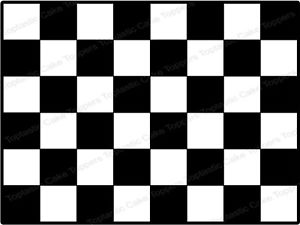
#> input picture check.jpg, 300 x 225 px
$ jupyter execute --allow-errors image_ex_02.ipynb
#> lines starting #> are read from the running program, lines starting #| are printed output that depends on the picture; after the words box and inside, x2 and y2 are one past the last pixel; in counts of white or black regions, pixels touching at a corner belong together
[cell 1]
import cv2
import numpy as np

[cell 2]
filename = "check.jpg" # harris corner
img = cv2.imread(filename, 0)
#> img is the input picture: shape (225, 300); min 0, max 255, mean 119.3
# gray = cv2.cvtColor(img, cv2.COLOR_GRAY2RGB)
# gray = cv2.cvtColor(img, cv2.COLOR_BGR2GRAY)

gray = np.float32(img)
dst = cv2.cornerHarris(gray,2,3,0.04)
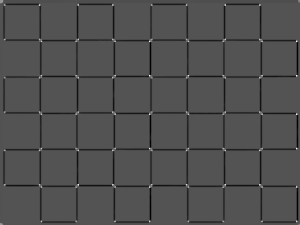
#> dst: shape (225, 300) float32; min -154498176, max 319474688, mean -6798563.5; drawn with min black and max white
dst = cv2.dilate(dst, None)
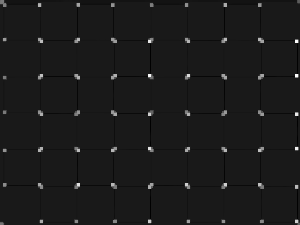
#> dst: shape (225, 300) float32; min -36031204, max 319474688, mean 2494728; drawn with min black and max white

#> (a cell that did not finish here is left out)

[cell 4]
filename = "taylor.jpg" # criterio
img = cv2.imread(filename)
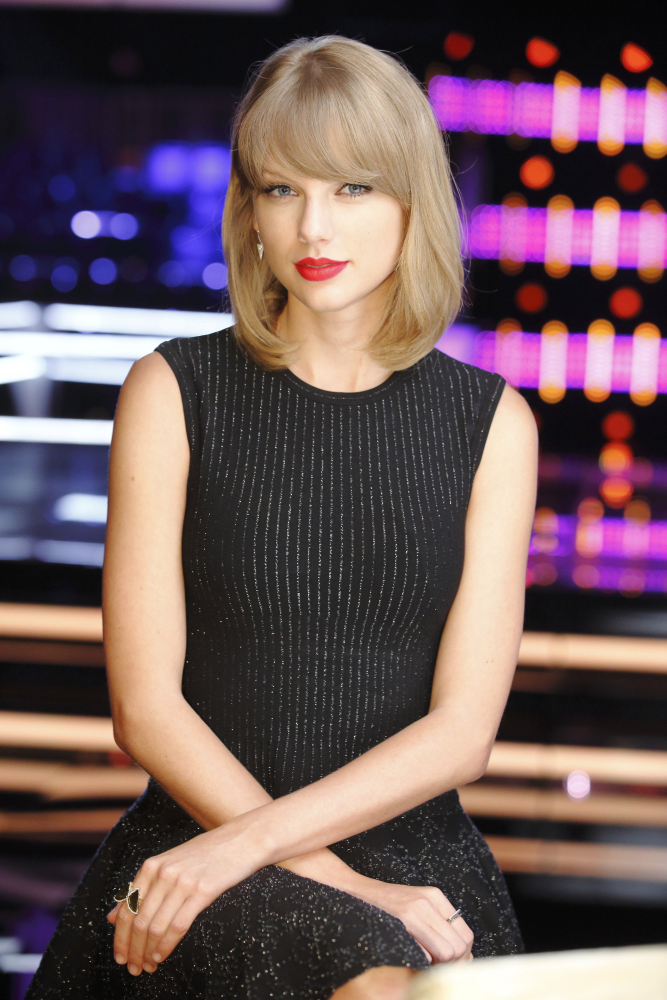
#> input picture taylor.jpg, 2000 x 3000 px (shown at 1/3 size)
#> img is the input picture: shape (3000, 2000, 3); mean B, G, R 92.1, 88.8, 111.2
gray = cv2.cvtColor(img, cv2.COLOR_BGR2GRAY)
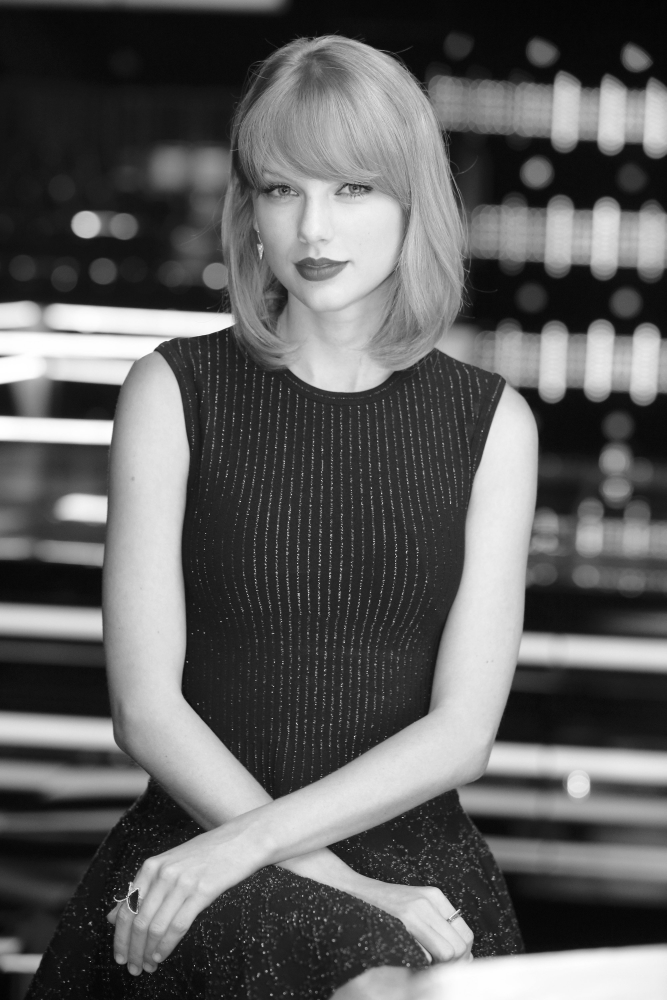
#> gray: shape (3000, 2000) (shown at 1/3 size); min 0, max 255, mean 95.8

gray = np.float32(gray)
dst = cv2.cornerHarris(gray, 2, 3, 0.04)
#> dst: shape (3000, 2000) float32
dst = cv2.dilate(dst, None)
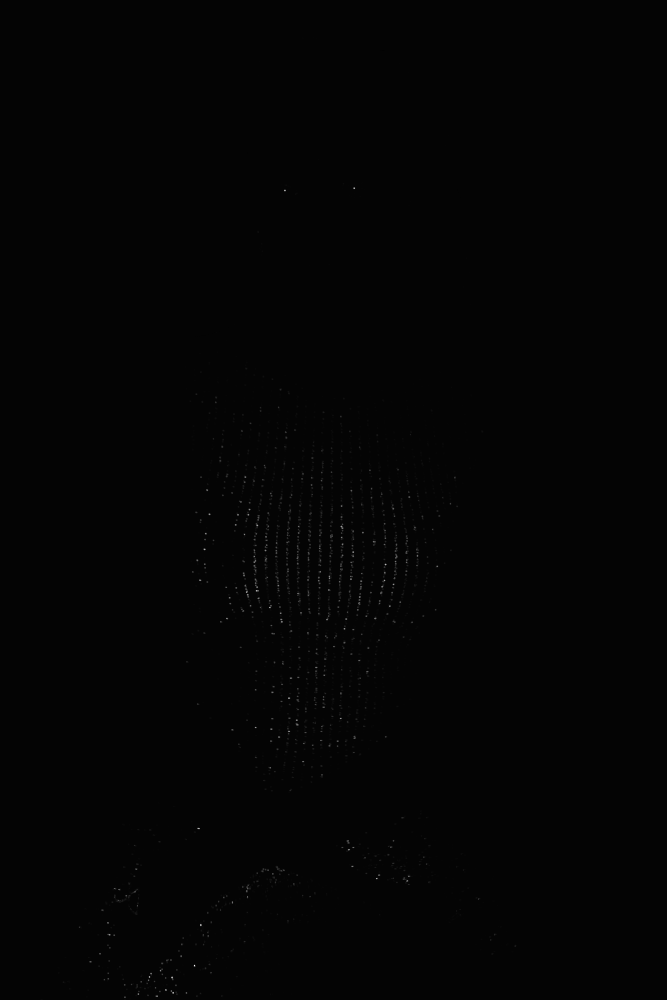
#> dst: shape (3000, 2000) float32 (shown at 1/3 size); min -5062277, max 292619744, mean 298911.3; drawn with min black and max white
ret, dst = cv2.threshold(dst, 0.01*dst.max(), 255, 0)
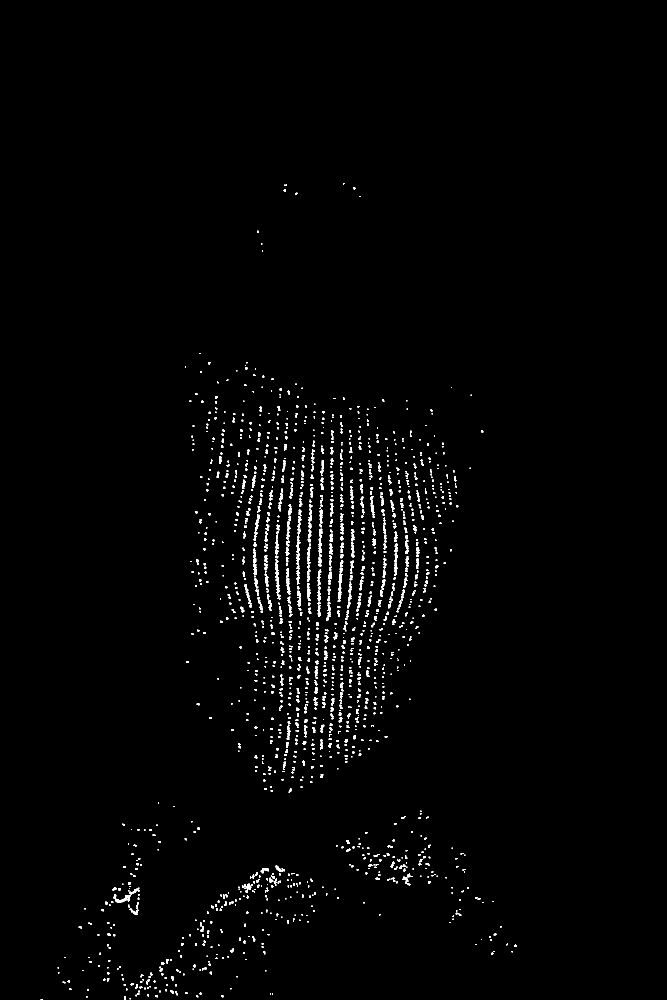
#> dst: shape (3000, 2000) float32 (shown at 1/3 size); 1.2% white; 1903 white regions (566 under 20 px), largest, box (x1, y1, x2, y2) and area: (341, 2683, 391, 2709) 483, (858, 1734, 871, 1784) 343, (825, 1688, 836, 1737) 321
#> ret = 2926197.4
#> (the rest of this cell did not finish here and is left out)

#> (a cell that did not finish here is left out)

[cell 6]
criteria = (cv2.TERM_CRITERIA_EPS + cv2.TERM_CRITERIA_MAX_ITER, 100, 0.001)
#> (the rest of this cell did not finish here and is left out)

[cell 7]
# [8 lines of commented-out code are left out]

[cell 8]
from matplotlib import pyplot as plt

filename = "taylor.jpg"
img = cv2.imread(filename, 0)
#> img: shape (3000, 2000); min 0, max 255, mean 95.8
#gray = cv2.cvtColor(img, cv2.COLOR_RGB2GRAY)

corners = cv2.goodFeaturesToTrack(img, 25, 0.01, 10)
#> corners = 25 rows, first 8: [1062, 564], [985, 1769], [1026, 1583], [1126, 1854], [771, 1576], [815, 2076], [731, 1726], [744, 1543]
corners = np.int0(corners)

# cv2.imshow('dst',img)
# cv2.waitKey(0)
# cv2.destroyAllWindows()

for i in corners :
    x,y = i.ravel()
    cv2.circle(img, (x,y), 3, 255, -1)
#> this loop made 25 passes
#> (x, y) on passes 1 to 12: (1062, 564), (985, 1769), (1026, 1583), (1126, 1854), (771, 1576), (815, 2076), (731, 1726), (744, 1543), (1179, 1525), (854, 570), (735, 1430), (628, 1542)
#> img: shape (3000, 2000); min 0, max 255, mean 95.9

plt.imshow(img),plt.show()

[cell 9]
img1 = cv2.imread('taylor.jpg')
img2 = cv2.imread('strawberry.jpg')
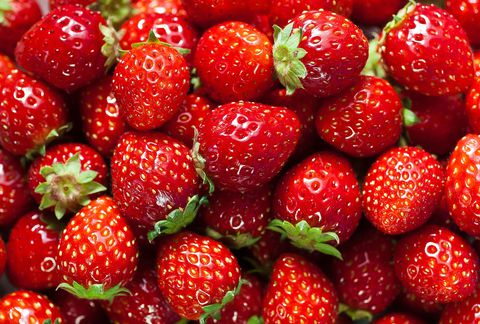
#> input picture strawberry.jpg, 480 x 324 px
#> img2 is the input picture: shape (324, 480, 3); mean B, G, R 32.7, 40.6, 160.5
rows, cols, channels = img2.shape
#> rows = 324; cols = 480; channels = 3

img1[300:300+rows, 200:200+cols] = img2
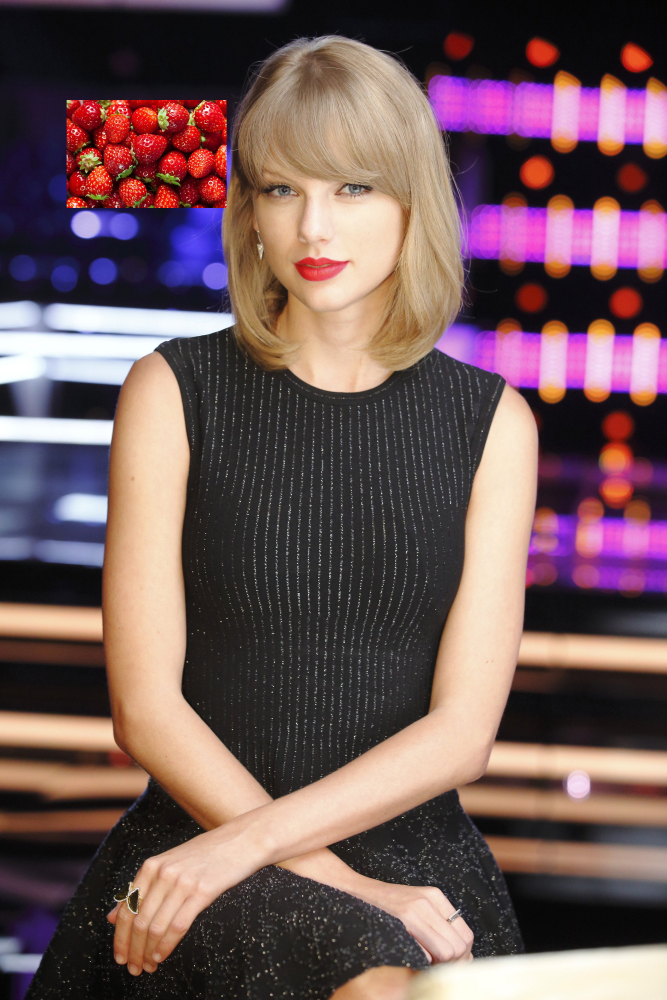
#> img1: shape (3000, 2000, 3) (shown at 1/3 size); mean B, G, R 90.3, 88.9, 114.2

res = cv2.resize(img1, None, fx=0.25, fy=0.25, interpolation = cv2.INTER_CUBIC)
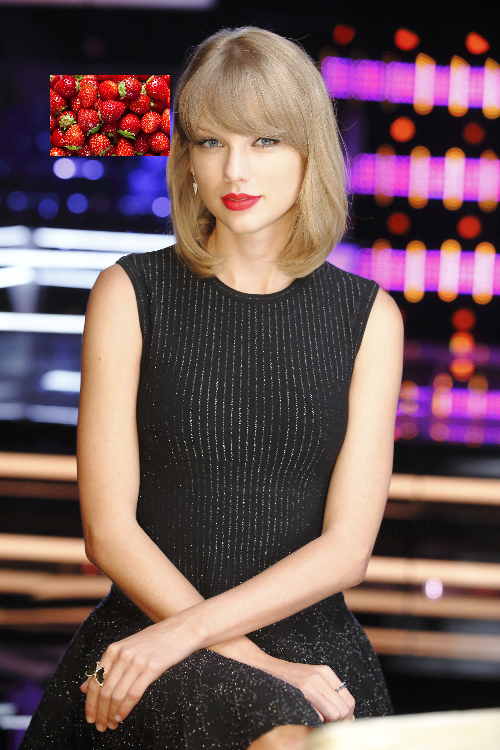
#> res: shape (750, 500, 3); mean B, G, R 90.3, 88.9, 114.1

cv2.imshow('resize',res)
cv2.waitKey(0)
cv2.destroyAllWindows()

[cell 10]
canvas = np.zeros((100, 512, 3), np.uint8)
cv2.imshow('canvas', canvas)
cv2.waitKey(0)
cv2.destroyAllWindows()
